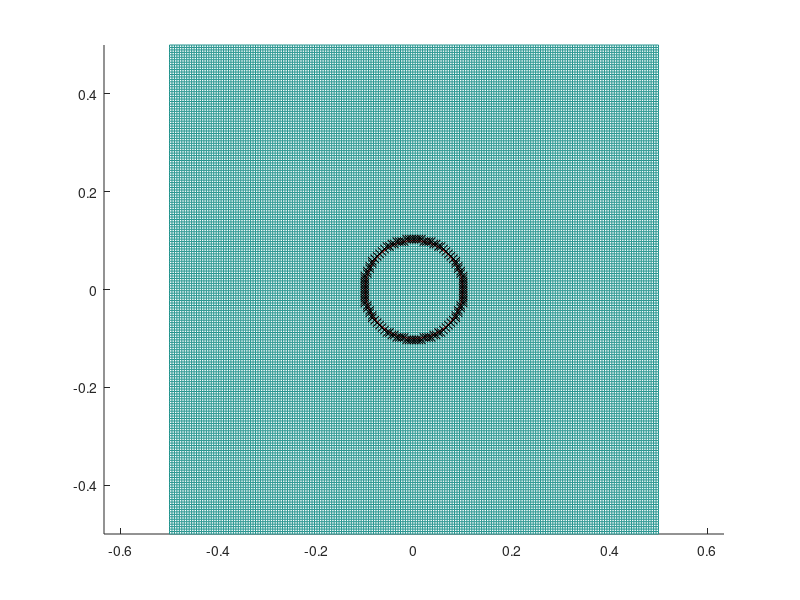

The MATLAB source for this figure:
clear all
%close all
clc

x_min = -0.5;
x_max = 0.5;

y_min = -0.5;
y_max = 0.5;

Nx = 200; % Nxb * x_procs
Ny = 200; % Nyb * y_procs

x_Grid = linspace(x_min,x_max,Nx);
x_grid = (x_Grid(1:end-1)+x_Grid(2:end))/2;
%x_grid = x_Grid;


y_Grid = linspace(y_min,y_max,Ny);
y_grid = y_Grid;
%y_grid = (y_Grid(1:end-1)+y_Grid(2:end))/2;


x_cell = (x_grid(1:end-1) + x_grid(2:end))/2;
y_cell = (y_grid(1:end-1) + y_grid(2:end))/2;

[XG,YG] = meshgrid(x_Grid,y_Grid);
[XC,YC] = meshgrid(x_cell,y_cell);

ZG = zeros(size(XG));
ZC = zeros(size(XC));

% Divide Geometry into four segments

x_c = 0.;
y_c = 0.;

r = 0.1;

x_up_1 = linspace(r,0,100);
y_up_1 = sqrt(r^2-x_up_1.^2);

x_up_2 = linspace(0,-r,100);
y_up_2 = sqrt(r^2-x_up_2.^2);

x_lo_1 = fliplr(x_up_2(1:end));
y_lo_1 = -fliplr(y_up_2(1:end));

x_lo_2 = fliplr(x_up_1(1:end));
y_lo_2 = -fliplr(y_up_1(1:end));

x_bod = [x_up_1,x_up_2,x_lo_1,x_lo_2];
y_bod = [y_up_1,y_up_2,y_lo_1,y_lo_2];

% Calculate where the body cuts the grid
k = 0;

for i=1:length(x_up_1)-1   
    for j=1:min(length(x_grid),length(y_grid))
        
        if(x_grid(j) >= min(x_up_1(i),x_up_1(i+1)) && ...
                x_grid(j) <= max(x_up_1(i),x_up_1(i+1)))
            
            k = k+1;
            
            x_bod_grid_up_1(k) = x_grid(j);
            y_bod_grid_up_1(k) = y_up_1(i+1) + (x_bod_grid_up_1(k) - x_up_1(i+1))*...
                            ((y_up_1(i+1)-y_up_1(i))/(x_up_1(i+1)-x_up_1(i)));
                       
        end
        
        if(y_grid(j) >= min(y_up_1(i),y_up_1(i+1)) && ...
                y_grid(j) <= max(y_up_1(i),y_up_1(i+1)))
            
            k = k+1;
            
            y_bod_grid_up_1(k) = y_grid(j);
            x_bod_grid_up_1(k) = x_up_1(i+1) + (y_bod_grid_up_1(k) - y_up_1(i+1))*...
                            ((x_up_1(i+1)-x_up_1(i))/(y_up_1(i+1)-y_up_1(i)));
                        
        end         
    end        
end

k = 0;

for i=1:length(x_up_2)-1
    for j=1:min(length(x_grid),length(y_grid))
        
        if(x_grid(j) >= min(x_up_2(i),x_up_2(i+1)) && ...
                x_grid(j) <= max(x_up_2(i),x_up_2(i+1)))
            
            k = k+1;
            
            x_bod_grid_up_2(k) = x_grid(j);
            y_bod_grid_up_2(k) = y_up_2(i+1) + (x_bod_grid_up_2(k) - x_up_2(i+1))*...
                            ((y_up_2(i+1)-y_up_2(i))/(x_up_2(i+1)-x_up_2(i)));
                       
        end
        
        if(y_grid(j) >= min(y_up_2(i),y_up_2(i+1)) && ...
                y_grid(j) <= max(y_up_2(i),y_up_2(i+1)))
            
            k = k+1;
            
            y_bod_grid_up_2(k) = y_grid(j);
            x_bod_grid_up_2(k) = x_up_2(i+1) + (y_bod_grid_up_2(k) - y_up_2(i+1))*...
                            ((x_up_2(i+1)-x_up_2(i))/(y_up_2(i+1)-y_up_2(i)));
                       
        end
    end        
end

k = 0;

for i=1:length(x_lo_1)-1    
    for j=1:min(length(x_grid),length(y_grid))
        
        if(x_grid(j) >= min(x_lo_1(i),x_lo_1(i+1)) && ...
                x_grid(j) <= max(x_lo_1(i),x_lo_1(i+1)))
            
            k = k+1;
            
            x_bod_grid_lo_1(k) = x_grid(j);
            y_bod_grid_lo_1(k) = y_lo_1(i+1) + (x_bod_grid_lo_1(k) - x_lo_1(i+1))*...
                            ((y_lo_1(i+1)-y_lo_1(i))/(x_lo_1(i+1)-x_lo_1(i)));
                       
        end
        
        if(y_grid(j) >= min(y_lo_1(i),y_lo_1(i+1)) && ...
                y_grid(j) <= max(y_lo_1(i),y_lo_1(i+1)))
            
            k = k+1;
            
            y_bod_grid_lo_1(k) = y_grid(j);
            x_bod_grid_lo_1(k) = x_lo_1(i+1) + (y_bod_grid_lo_1(k) - y_lo_1(i+1))*...
                            ((x_lo_1(i+1)-x_lo_1(i))/(y_lo_1(i+1)-y_lo_1(i)));
                       
        end           
    end
end

k = 0;

for i=1:length(x_lo_2)-1   
    for j=1:min(length(x_grid),length(y_grid))
        
        if(x_grid(j) >= min(x_lo_2(i),x_lo_2(i+1)) && ...
                x_grid(j) <= max(x_lo_2(i),x_lo_2(i+1)))
            
            k = k+1;
            
            x_bod_grid_lo_2(k) = x_grid(j);
            y_bod_grid_lo_2(k) = y_lo_2(i+1) + (x_bod_grid_lo_2(k) - x_lo_2(i+1))*...
                            ((y_lo_2(i+1)-y_lo_2(i))/(x_lo_2(i+1)-x_lo_2(i)));
                       
        end
        
        if(y_grid(j) >= min(y_lo_2(i),y_lo_2(i+1)) && ...
                y_grid(j) <= max(y_lo_2(i),y_lo_2(i+1)))
            
            k = k+1;
            
            y_bod_grid_lo_2(k) = y_grid(j);
            x_bod_grid_lo_2(k) = x_lo_2(i+1) + (y_bod_grid_lo_2(k) - y_lo_2(i+1))*...
                            ((x_lo_2(i+1)-x_lo_2(i))/(y_lo_2(i+1)-y_lo_2(i)));
                       
        end        
    end       
end

xy = unique([x_bod_grid_up_1',y_bod_grid_up_1'],'rows');
x_bod_grid_up_1 = xy(:,1);
y_bod_grid_up_1 = xy(:,2);

xy = unique([x_bod_grid_lo_1',y_bod_grid_lo_1'],'rows');
x_bod_grid_lo_1 = xy(:,1);
y_bod_grid_lo_1 = xy(:,2);

xy = unique([x_bod_grid_up_2',y_bod_grid_up_2'],'rows');
x_bod_grid_up_2 = xy(:,1);
y_bod_grid_up_2 = xy(:,2);

xy = unique([x_bod_grid_lo_2',y_bod_grid_lo_2'],'rows');
x_bod_grid_lo_2 = xy(:,1);
y_bod_grid_lo_2 = xy(:,2);

% Calculate control points in fluid and inside body
m=0;

for i=1:length(x_bod_grid_up_1)   
    
    for j=1:length(x_grid)
       for k=1:length(y_grid)-1
        if(x_grid(j) == x_bod_grid_up_1(i) && y_bod_grid_up_1(i) >= y_grid(k) && y_bod_grid_up_1(i) <= y_grid(k+1))
               
            m=m+1;
            x_fluid(m) = x_grid(j);
            y_fluid(m) = y_grid(k+1);
            
            x_body(m) = x_grid(j);
            y_body(m) = y_grid(k);
         
        end          
       end
    end
    
    for j=1:length(y_grid)
       for k=1:length(x_grid)-1      
        if(y_grid(j) == y_bod_grid_up_1(i) && x_bod_grid_up_1(i) >= x_grid(k) && x_bod_grid_up_1(i) <= x_grid(k+1))
                  
            m=m+1;
            y_fluid(m) = y_grid(j);
            x_fluid(m) = x_grid(k+1);
            
            y_body(m) = y_grid(j);
            x_body(m) = x_grid(k);
            
        end      
       end
    end
end

for i=1:length(x_bod_grid_up_2)   
    
    for j=1:length(x_grid)
       for k=1:length(y_grid)-1
        if(x_grid(j) == x_bod_grid_up_2(i) && y_bod_grid_up_2(i) >= y_grid(k) && y_bod_grid_up_2(i) <= y_grid(k+1))
               
            m=m+1;
            x_fluid(m) = x_grid(j);
            y_fluid(m) = y_grid(k+1);
            
            x_body(m) = x_grid(j);
            y_body(m) = y_grid(k);
         
        end          
       end
    end
    
    for j=1:length(y_grid)
       for k=1:length(x_grid)-1      
        if(y_grid(j) == y_bod_grid_up_2(i) && x_bod_grid_up_2(i) >= x_grid(k) && x_bod_grid_up_2(i) <= x_grid(k+1))
                  
            m=m+1;
            y_fluid(m) = y_grid(j);
            x_fluid(m) = x_grid(k);
            
            y_body(m) = y_grid(j);
            x_body(m) = x_grid(k+1);
            
        end      
       end
    end
end

for i=1:length(x_bod_grid_lo_1)   
    
    for j=1:length(x_grid)
       for k=1:length(y_grid)-1
        if(x_grid(j) == x_bod_grid_lo_1(i) && y_bod_grid_lo_1(i) >= y_grid(k) && y_bod_grid_lo_1(i) <= y_grid(k+1))
               
            m=m+1;
            x_fluid(m) = x_grid(j);
            y_fluid(m) = y_grid(k);
            
            x_body(m) = x_grid(j);
            y_body(m) = y_grid(k+1);
         
        end          
       end
    end
    
    for j=1:length(y_grid)
       for k=1:length(x_grid)-1      
        if(y_grid(j) == y_bod_grid_lo_1(i) && x_bod_grid_lo_1(i) >= x_grid(k) && x_bod_grid_lo_1(i) <= x_grid(k+1))
                  
            m=m+1;
            y_fluid(m) = y_grid(j);
            x_fluid(m) = x_grid(k);
            
            y_body(m) = y_grid(j);
            x_body(m) = x_grid(k+1);
            
        end      
       end
    end
end

for i=1:length(x_bod_grid_lo_2)   
    
    for j=1:length(x_grid)
       for k=1:length(y_grid)-1
        if(x_grid(j) == x_bod_grid_lo_2(i) && y_bod_grid_lo_2(i) >= y_grid(k) && y_bod_grid_lo_2(i) <= y_grid(k+1))
               
            m=m+1;
            x_fluid(m) = x_grid(j);
            y_fluid(m) = y_grid(k);
            
            x_body(m) = x_grid(j);
            y_body(m) = y_grid(k+1);
         
        end          
       end
    end
    
    for j=1:length(y_grid)
       for k=1:length(x_grid)-1      
        if(y_grid(j) == y_bod_grid_lo_2(i) && x_bod_grid_lo_2(i) >= x_grid(k) && x_bod_grid_lo_2(i) <= x_grid(k+1))
                  
            m=m+1;
            y_fluid(m) = y_grid(j);
            x_fluid(m) = x_grid(k+1);
            
            y_body(m) = y_grid(j);
            x_body(m) = x_grid(k);
            
        end      
       end
    end
end

xy_fluid = unique([x_fluid',y_fluid'],'rows');

x_fluidnew = xy_fluid(:,1);
y_fluidnew = xy_fluid(:,2);

figure
hold on
mesh(XG,YG,ZG)
%for i=1:length(XC)
%    scatter(XC(i,:),YC(i,:),'.m')
%end
%plot(x_bod_grid,y_bod_grid,'b')
%plot(x_fluid,y_fluid,'om')
plot(x_bod,y_bod,'-r')
plot(x_fluidnew,y_fluidnew,'xk')
axis('equal')
